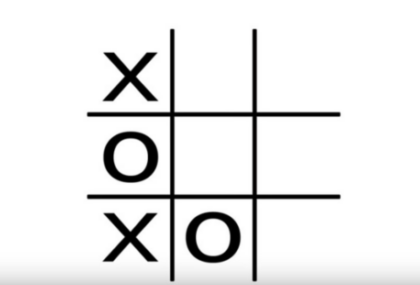
#> input picture 7. 이미지다루기 및 데이터셋 구축/1208/test02.png, 420 x 285 px
$ python '10(응용)미완성.py'
#> lines starting #> are read from the running program, lines starting #| are printed output that depends on the picture; after the words box and inside, x2 and y2 are one past the last pixel; in counts of white or black regions, pixels touching at a corner belong together
import numpy as np
import matplotlib.pyplot as plt
import cv2


#### 그리기 위한 함수
def drawhoughLinesOnImage(image, houghLine):
    for line in houghLine:
        for rho, theta in line:
            a = np.cos(theta)
            b = np.sin(theta)
            x0 = a*rho
            y0 = b*rho
            x1 = int(x0 + 1000 * (-b))
            y1 = int(y0 + 1000 * (a))
            x2 = int(x0 - 1000 * (-b))
            y2 = int(y0 - 1000 * (a))

        cv2.line(image, (x1, y1), (x2, y2), (0, 255, 0), 2)


def draw_circle(img, circle):
    for co, i, in enumerate(circle[0, :], start=1):
        cv2.circle(img, (i[0], i[1]), i[2], (255, 0, 255), 3)

# Different weights are added to the image to give a feeling of blending
def blend_images(image, final_image, alpha=0.7, beta =1., gamma=0.9):
    return cv2.addWeighted(final_image, alpha, image, beta, gamma)


# 1. 이미지 불러오기
image =  cv2.imread('test02.png')
#> image is the input picture: shape (285, 420, 3); mean B, G, R 234.9, 234.9, 234.9

# 2. grayscale
gray_image = cv2.cvtColor(image, cv2.COLOR_BGR2GRAY)

# 3. 가우시안 블러 적용
blurredImage = cv2.GaussianBlur(gray_image, (5,5), 0)
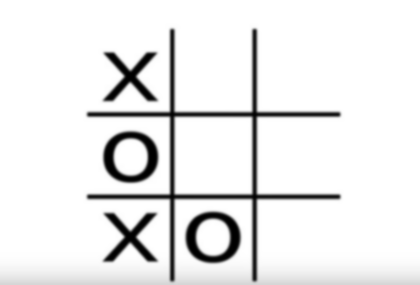
#> blurredImage: shape (285, 420); min 0, max 255, mean 234.9
edgeImage = cv2.Canny(blurredImage, 50, 120)
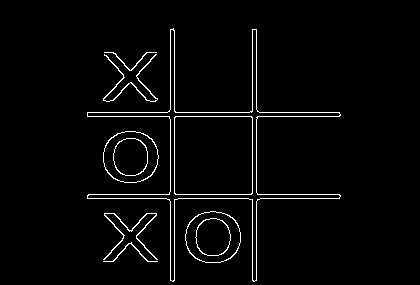
#> edgeImage: shape (285, 420); 2.8% white in thin lines or dots, all inside (x1, y1, x2, y2) = (87, 28, 341, 282)

# Detect points that form a line
dis_reso = 1 # Distance resolution in pixels of the Hough grid
theta = np.pi/ 180
threshold = 170

houghLine = cv2.HoughLines(edgeImage, dis_reso, theta, threshold)
#> houghLine = [[116, 1.57], [252, 0], [194, 1.57], [174, 0], [112, 1.57], [256, 0], [170, 0], [198, 1.57]]
circles = cv2.HoughCircles(blurredImage, method=cv2.HOUGH_GRADIENT, dp=0.7, minDist= 12, param1= 70, param2=80)
#> circles = None

# 5. Creat empty image
houghImage = np.zeros_like(image) # 넣어진 변수 크기의 zero 어레이 반환

drawhoughLinesOnImage(houghImage, houghLine)
#> the loop in drawhoughLinesOnImage, `for line in houghLine:` made 8 passes
#> after the loop in drawhoughLinesOnImage, `for line in houghLine:`:
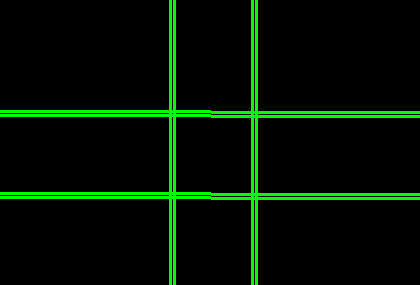
#> image: shape (285, 420, 3); mean of channels 0, 1, 2 0, 17.7, 0; drawn as B, G, R
#> (the run stopped early here; a loop or call above may not have finished)
